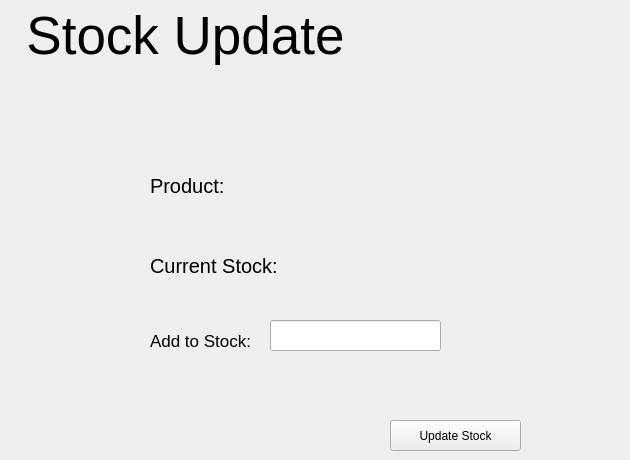
                  <widget class="QWidget" name="page_stockUpdate">
                   <widget class="QLabel" name="label_stockUpdate">
                    <property name="geometry">
                     <rect>
                      <x>0</x>
                      <y>0</y>
                      <width>371</width>
                      <height>71</height>
                     </rect>
                    </property>
                    <property name="font">
                     <font>
                      <family>Segoe UI</family>
                      <pointsize>40</pointsize>
                     </font>
                    </property>
                    <property name="styleSheet">
                     <string notr="true"/>
                    </property>
                    <property name="text">
                     <string>Stock Update</string>
                    </property>
                    <property name="alignment">
                     <set>Qt::AlignCenter</set>
                    </property>
                   </widget>
                   <widget class="QLabel" name="label_stockProduct">
                    <property name="geometry">
                     <rect>
                      <x>150</x>
                      <y>160</y>
                      <width>471</width>
                      <height>51</height>
                     </rect>
                    </property>
                    <property name="font">
                     <font>
                      <pointsize>15</pointsize>
                     </font>
                    </property>
                    <property name="text">
                     <string>Product:</string>
                    </property>
                   </widget>
                   <widget class="QLabel" name="label_currentStock">
                    <property name="geometry">
                     <rect>
                      <x>150</x>
                      <y>240</y>
                      <width>361</width>
                      <height>51</height>
                     </rect>
                    </property>
                    <property name="font">
                     <font>
                      <pointsize>15</pointsize>
                     </font>
                    </property>
                    <property name="text">
                     <string>Current Stock:</string>
                    </property>
                   </widget>
                   <widget class="QLabel" name="label_stockAdd">
                    <property name="geometry">
                     <rect>
                      <x>150</x>
                      <y>320</y>
                      <width>121</width>
                      <height>41</height>
                     </rect>
                    </property>
                    <property name="font">
                     <font>
                      <pointsize>13</pointsize>
                     </font>
                    </property>
                    <property name="text">
                     <string>Add to Stock:</string>
                    </property>
                   </widget>
                   <widget class="QLineEdit" name="lineEdit_updateStock">
                    <property name="geometry">
                     <rect>
                      <x>270</x>
                      <y>320</y>
                      <width>171</width>
                      <height>31</height>
                     </rect>
                    </property>
                    <property name="inputMethodHints">
                     <set>Qt::ImhDigitsOnly</set>
                    </property>
                   </widget>
                   <widget class="QPushButton" name="pushButton_updateStock">
                    <property name="geometry">
                     <rect>
                      <x>390</x>
                      <y>420</y>
                      <width>131</width>
                      <height>31</height>
                     </rect>
                    </property>
                    <property name="text">
                     <string>Update Stock</string>
                    </property>
                   </widget>
                  </widget>
